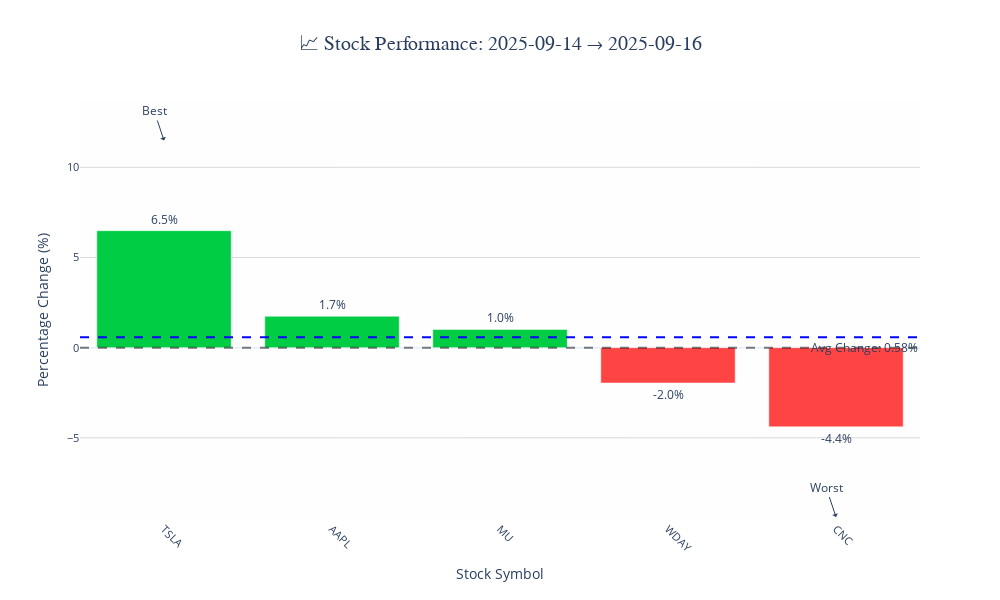

This figure's notebook cell:
### Code cell
# ChatGPT Thinking scan
STOCK_TICKERS = [
    'TSLA',  # Tesla
    'AAPL',  # Apple
    'MU',    # Micron Technology
    'WDAY',  # Workday
    'CNC',   # Centene
]

result = run_trade_return(STOCK_TICKERS, BASELINE_DATE, future_date_str)

### Figure 1 — Plotly figure (JSON) as saved in the notebook; plotly's stock layout.template omitted (floating-point values rounded to 4 significant figures)
{"data": [{"customdata": [[395.9, 421.6], [234.1, 238.2], [157.2, 158.8], [223.4, 219.0], [33.26, 31.8]], "hovertemplate": "<b>%{x}</b><br>Baseline: $%{customdata[0]:.2f}<br>Current: $%{customdata[1]:.2f}<br>Change: %{y:.2f}%<br><extra></extra>", "marker": {"color": ["#00CC44", "#00CC44", "#00CC44", "#FF4444", "#FF4444"]}, "showlegend": false, "text": ["6.5%", "1.7%", "1.0%", "-2.0%", "-4.4%"], "textposition": "outside", "type": "bar", "x": ["TSLA", "AAPL", "MU", "WDAY", "CNC"], "y": [6.486, 1.743, 1.011, -1.961, -4.39]}], "layout": {"annotations": [{"showarrow": false, "text": "Avg Change: 0.58%", "x": 1, "xanchor": "right", "xref": "x domain", "y": 0.578, "yanchor": "top", "yref": "y"}, {"arrowhead": 1, "showarrow": true, "text": "Best", "x": "TSLA", "y": 11.49}, {"arrowhead": 1, "showarrow": true, "text": "Worst", "x": "CNC", "y": -9.39}], "font": {"size": 12}, "height": 600, "hovermode": "x", "plot_bgcolor": "rgba(240, 240, 240, 0.1)", "shapes": [{"line": {"color": "black", "dash": "dash"}, "opacity": 0.5, "type": "line", "x0": 0, "x1": 1, "xref": "x domain", "y0": 0, "y1": 0, "yref": "y"}, {"line": {"color": "blue", "dash": "dash"}, "type": "line", "x0": 0, "x1": 1, "xref": "x domain", "y0": 0.578, "y1": 0.578, "yref": "y"}], "title": {"font": {"family": "Arial Black", "size": 20}, "text": "📈 Stock Performance: 2025-09-14 → 2025-09-16", "x": 0.5}, "width": 1000, "xaxis": {"categoryarray": ["TSLA", "AAPL", "MU", "WDAY", "CNC"], "categoryorder": "array", "tickangle": 45, "tickfont": {"size": 11}, "title": {"text": "Stock Symbol"}}, "yaxis": {"gridcolor": "rgba(128, 128, 128, 0.3)", "tickfont": {"size": 11}, "title": {"text": "Percentage Change (%)"}}}}
